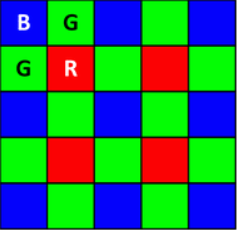
#> input picture Bayer filter and Color palette/Bayer_bggr.png, 237 x 230 px
$ python 'hw2(1).py' --image '../Bayer filter and Color palette/Bayer_bggr.png'
#> lines starting #> are read from the running program, lines starting #| are printed output that depends on the picture
import argparse
import numpy as np
import scipy
import hw2help
import skimage
import cv2
from numpy.linalg import eig

parser = argparse.ArgumentParser()
parser.add_argument("--image", default="corner2.gif", type=str, help="Image to load.")
parser.add_argument("--task", default="corners", type=str, help="Selected task: corners/susan.")
parser.add_argument("--response", default="harris and stephens", type=str, help="Response function for 1st task.")

NEIGHBOURS = [(-1,-1), (-1,0), (-1,1), (0,-1), (0,1), (1,-1), (1,0), (1,1)]
SUSAN_MASK = [(x,y) for x in range(-3, 4) for y in range(-3, 4) if (x,y) not in [(2,3),(3,2),(3,3),(2,-3),(3,-2),(3,-3),(-2,3),(-3,2),(-3,3),(-2,-3),(-3,-2),(-3,-3)]]

def get_neighbors(rows, columns, mask):
    neighbors = np.ndarray((rows,columns), dtype=object)
    for i in range(rows):
        for j in range(columns):
            neighbors[i,j] = [ (i+x,j+y) for (x,y) in mask if 0 <= i+x and i+x < rows and 0 <= j+y and j+y < columns ]
    return neighbors

def harris_and_stephens(e1, e2):
    return e1 * e2 - 0.04 * pow( ( e1 + e2 ), 2 )

def shi_and_tomasi(e1, e2):
    return min(e1, e2)

def triggs(e1, e2):
    return min(e1, e2) - 0.04 * max(e1, e2)

def brown_szeliski_winder(e1, e2):
    return (e1 * e2) / (e1 + e2)

def responseCorners(args : argparse.Namespace):
    img = skimage.io.imread(args.image)
#> img is the input picture: shape (230, 237, 3); mean R, G, B 41.8, 113.9, 87.2
    neighbors = get_neighbors(img.shape[0], img.shape[1], NEIGHBOURS)
    img_g = skimage.filters.gaussian(img, sigma=1, truncate=2)
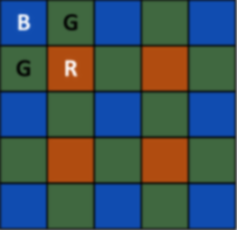
#> img_g: shape (230, 237, 3) float64; mean R, G, B 0.243, 0.331, 0.358
#> (the run stopped early here; a loop or call above may not have finished)
